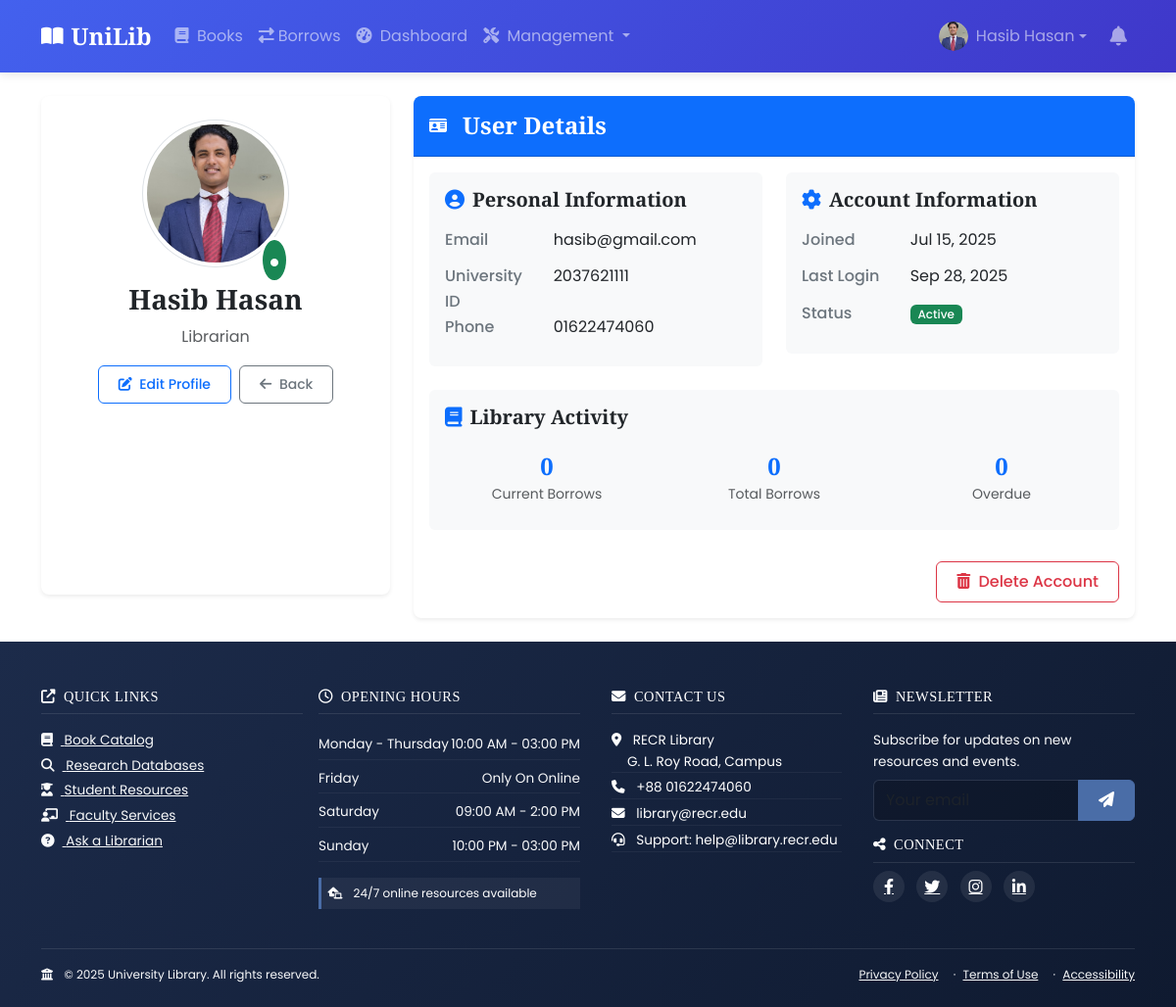
The app's page /accounts/users/7/ (signed in), older data.
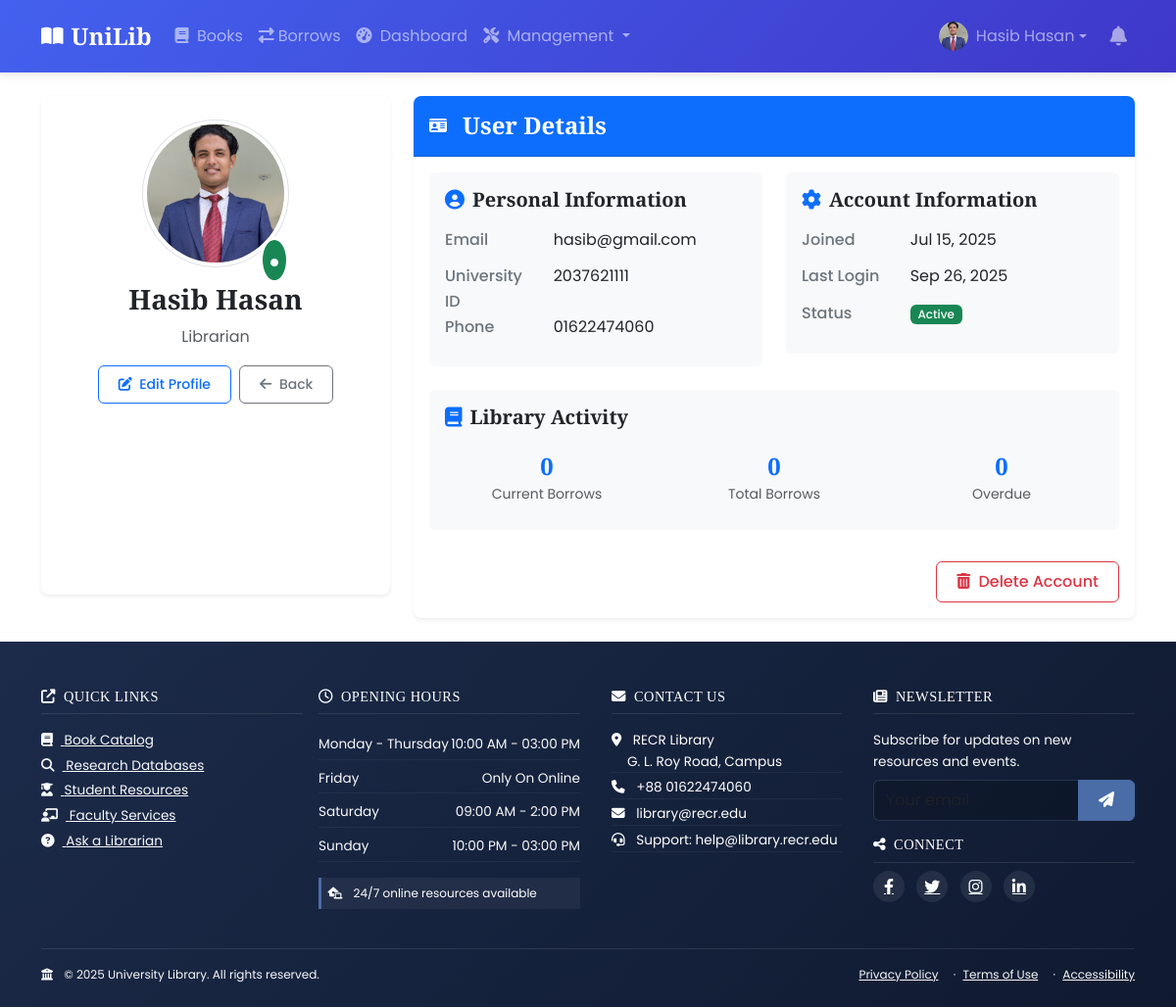
The same page, newer data.
### accounts/models.py (models this page shows, shortened)
class User(AbstractUser):
    email = models.EmailField(unique=True)
    class Role(models.TextChoices):
        ADMIN = 'ADMIN', _('Admin')
        LIBRARIAN = 'LIBRARIAN', _('Librarian')
        STUDENT = 'STUDENT', _('Student')
        FACULTY = 'FACULTY', _('Faculty')
    role = models.CharField(max_length=10, choices=Role.choices, default=Role.STUDENT)
    university_id = models.CharField(max_length=20, unique=True)
    phone = models.CharField(max_length=15, blank=True)
    address = models.TextField(blank=True)
    profile_picture = models.ImageField(upload_to='profile_pics/', blank=True, null=True)
    def is_admin(self):
        return self.role == self.Role.ADMIN
    def is_librarian(self):
        return self.role == self.Role.LIBRARIAN
    def get_profile_picture(self):
        if self.profile_picture and hasattr(self.profile_picture, 'url'):
            return self.profile_picture.url
        return '/static/images/default_profile.png'

### accounts/views.py (the view)
# urls.py: path('users/<int:pk>/', user_detail, name='user-detail'),
@login_required
@user_passes_test(lambda u: u.is_admin)
def user_detail(request, pk):
    viewed_user = get_object_or_404(User, pk=pk)  # Changed variable name
    total_borrows = Borrow.objects.filter(user=viewed_user).count()
    active_borrows = Borrow.objects.filter(user=viewed_user, is_returned=False).count()
    overdue = Borrow.objects.filter(
        user=viewed_user,
        is_returned=False,
        due_date__lt=timezone.now().date()
    ).count()
    context = {
        'viewed_user': viewed_user,  # Changed key name
        'total_borrows': total_borrows,
        'active_borrows': active_borrows,
        'overdue': overdue,
    }
    return render(request, 'accounts/user_detail.html', context)

### notifications/utils.py (called while the page is built)
def notification_count(request):
    if request.user.is_authenticated:
        count = Notification.objects.filter(user=request.user, is_read=False).count()
        return {'unread_notification_count': count}
    return {}

### accounts/templates/accounts/user_detail.html (shortened to what the changed rows need)
{% extends 'base.html' %}
{% block content %}
<div class="container py-4">
    <div class="row">
        <div class="col-lg-4 mb-4">
            <div class="card shadow-sm h-100">
                <div class="card-body text-center p-4">
                    <div class="position-relative mx-auto" style="width: 150px;">
                        <img class="rounded-circle img-thumbnail mb-3"
                            src="{{ viewed_user.profile_picture.url|default:'/static/images/default_profile.png' }}"
                            width="150"
                            height="150"
                            alt="Profile picture">
                        <span class="position-absolute bottom-0 end-0 p-2 bg-{% if viewed_user.is_active %}success{% else %}danger{% endif %} rounded-circle border border-3 border-white">
                            <i class="fas fa-circle text-white" style="font-size: 0.5rem;"></i>
                        </span>
                    </div>
                    <h3 class="mb-2">{{ viewed_user.get_full_name }}</h3>
                    <p class="text-muted mb-3">{{ viewed_user.get_role_display }}</p>
                    <div class="d-flex justify-content-center gap-2 mb-3">
                        <a href="{% url 'user-update' viewed_user.pk %}" class="btn btn-sm btn-outline-primary">
                        </a>
                        <a href="{% url 'user-list' %}" class="btn btn-sm btn-outline-secondary">
                        </a>
                    </div>
                </div>
            </div>
        </div>
        <div class="col-lg-8">
            <div class="card shadow-sm h-100">
                <div class="card-body">
                    <div class="row g-4">
                        <div class="col-md-6">
                            <div class="p-3 bg-light rounded">
                                <dl class="row mb-0">
                                    <dt class="col-sm-4">Email</dt>
                                    <dd class="col-sm-8">{{ viewed_user.email }}</dd>
                                    <dt class="col-sm-4">University ID</dt>
                                    <dd class="col-sm-8">{{ viewed_user.university_id }}</dd>
                                    <dt class="col-sm-4">Phone</dt>
                                    <dd class="col-sm-8">{{ viewed_user.phone|default:"Not provided" }}</dd>
                                </dl>
                            </div>
                        </div>
                        <div class="col-md-6">
                            <div class="p-3 bg-light rounded">
                                <dl class="row mb-0">
                                    <dt class="col-sm-4">Joined</dt>
                                    <dd class="col-sm-8">{{ viewed_user.date_joined|date:"M d, Y" }}</dd>
                                    <dt class="col-sm-4">Last Login</dt>
                                    <dd class="col-sm-8">{{ viewed_user.last_login|date:"M d, Y"|default:"Never" }}</dd>
                                    <dt class="col-sm-4">Status</dt>
                                    <dd class="col-sm-8">
                                        <span class="badge bg-{% if viewed_user.is_active %}success{% else %}danger{% endif %}">
                                        </span>
                                    </dd>
                                </dl>
                            </div>
                        </div>
                    </div>
                </div>
            </div>
        </div>
    </div>
</div>
{% endblock %}

### templates/base.html (shortened to what the changed rows need)
{% load static %}
<!DOCTYPE html>
<html lang="en">
<head>
    <link href="https://cdn.jsdelivr.net/npm/bootstrap@5.3.0/dist/css/bootstrap.min.css" rel="stylesheet">
    <link rel="stylesheet" href="https://cdnjs.cloudflare.com/ajax/libs/font-awesome/6.4.0/css/all.min.css">
    <link rel="stylesheet" href="https://cdnjs.cloudflare.com/ajax/libs/animate.css/4.1.1/animate.min.css"/>
    <link rel="stylesheet" href="{% static 'css/style.css' %}">
</head>
<body class="d-flex flex-column min-vh-100">
    <nav class="navbar navbar-expand-lg navbar-dark bg-gradient-primary">
        <div class="container">
            <div class="collapse navbar-collapse" id="navbarNav">
                <ul class="navbar-nav">
                {% if user.is_authenticated %}
                <li class="nav-item dropdown me-2">
                    <a class="nav-link dropdown-toggle d-flex align-items-center" href="#" id="userDropdown" role="button" data-bs-toggle="dropdown">
                        <div class="avatar avatar-sm me-2">
                            <img src="{{ user.get_profile_picture }}" class="rounded-circle" alt="Profile">
                        </div>
                        <span class="d-none d-lg-inline">{{ user.get_full_name|default:user.username }}</span>
                    </a>
                </li>
                <li class="nav-item d-flex align-items-center">
                    <a class="nav-link position-relative" href="{% url 'notification-list' %}">
                        <i class="fas fa-bell fa-lg"></i>
                    </a>
                </li>
                {% endif %}
            </ul>
            </div>
        </div>
    </nav>
    <main class="flex-grow-1">
        {% block content %}{% endblock %}
    </main>
</body>
</html>

Row changes from the older to the newer data that the page shows:
changed User "Hasib Hasan": last_login "Sep 28, 2025" → "Sep 26, 2025"
